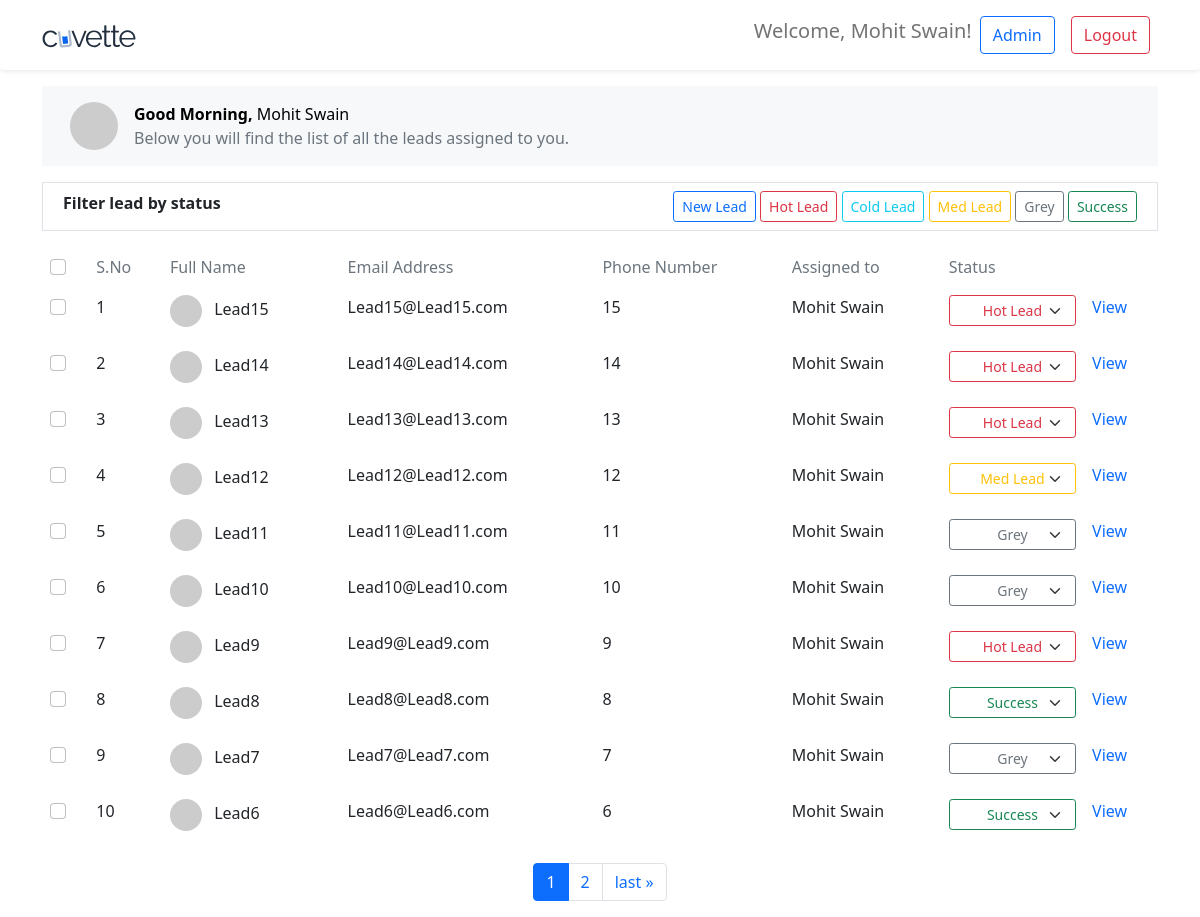
Page /dashboard (signed in) on the committed database.
### authentication/models.py (models this page shows, shortened)
class User(AbstractUser):
  username = None
  first_name = models.CharField('first name', max_length=150)
  last_name = models.CharField('last name', max_length=150)
  email = models.EmailField('email address', unique=True)
  phone_number = models.DecimalField('Phone no',max_digits=10,decimal_places=0,null=True,blank=True)
  is_approved = models.BooleanField(default=False)
  SALES_ADMIN = 'SA'
  SALES_REPRESENTATIVE = 'SR'
  USER_TYPES = [
    (SALES_ADMIN,'Sales Admin'),
    (SALES_REPRESENTATIVE,'Sales Representative')
  ]
  user_type = models.CharField(max_length=2,choices=USER_TYPES,default=SALES_REPRESENTATIVE)
  manager_id = models.ForeignKey('self',
                                  on_delete=models.SET_NULL,
                                  null=True,
                                  blank=True,
                                  help_text='Only Sales Admin'
                                )
  profile = models.ImageField(null=True,blank=True)
  objects = MyUserManager()
  USERNAME_FIELD = 'email'
  REQUIRED_FIELDS = ['first_name','last_name']

class Lead(models.Model):
  created_at = models.DateTimeField(auto_now_add=True)
  updated_at = models.DateTimeField(auto_now=True)
  name = models.CharField(max_length=150)
  email = models.EmailField(
      max_length=255,
      unique=True,
  )
  phone_number = models.DecimalField(max_digits=10,decimal_places=0)
  HOT = 'HOT'
  COLD = 'COLD'
  MEDIUM = 'MED'
  GREY = 'GREY'
  SUCCESS = 'SUCC'
  LEAD_STATE = [
    (HOT, 'hot'),
    (COLD,'cold'),
    (MEDIUM,'medium'),
    (GREY,'grey'),
    (SUCCESS,'success')
  ]
  state = models.CharField(max_length=4,choices=LEAD_STATE,null=True,blank=True)
  user_id = models.ForeignKey(User,on_delete=models.SET_NULL,null=True,blank=True,help_text='Only Sales Representative')

### main_app/views.py (the view)
# urls.py: path('dashboard',views.dashboard,name='dashboard'),
@login_required(login_url=reverse_lazy('login'))
def dashboard(request):
  leads = Lead.objects.filter(user_id=request.user.id).order_by('-created_at')
  filter = request.GET.get('filter')
  if filter:
    if filter == 'NEW':
      leads = leads.filter(state__isnull = True)
    else:
      leads = leads.filter(state=filter)
  p = Paginator(leads,10)
  page_number = request.GET.get('page')
  p_leads = p.get_page(page_number)
  status_text = {
    Lead.HOT : 'Hot Lead',
    Lead.COLD : 'Cold Lead',
    Lead.MEDIUM : 'Med Lead',
    Lead.GREY : 'Grey',
    Lead.SUCCESS: 'Success'
  }
  status_bootstrap_color = {
    Lead.HOT : 'danger',
    Lead.COLD : 'info',
    Lead.MEDIUM : 'warning',
    Lead.GREY : 'secondary',
    Lead.SUCCESS: 'success',
  }
  context = {
    'leads' : p_leads,
    'status_text' : status_text,
    'status_bootstrap_color' : status_bootstrap_color
  }
  return render(request,'main_app/dashboard.html',context)

### authentication/templatetags/helper_tags.py (called while the page is built)
@register.filter(name='get_value')
def get_value(dictionary, key):
  return dictionary.get(key)

### main_app/templates/main_app/dashboard.html (shortened to what this page needs)
{% extends 'base.html' %} {% load static %} {% load helper_tags %}
{%block title%}Dashboard{%endblock%} {%block navBar%} {{ block.super }}
{%endblock%} {%block content%}
<div class="container">
	<div class="container-fluid my-3" style="background-color: #f6f8fa">
		<div class="p-3 d-flex flex-row">
			<div style="height: 48px">
				<img
					src="https://i.pravatar.cc/50?user={{user.email}}"
					alt=""
					srcset=""
					class="h-100 rounded-circle"
				/>
			</div>
			<div class="px-3">
				<div class="text-black">
					<span class="fw-bold"> Good Morning,</span>
					{{ user.get_full_name | title}}
				</div>
				<div class="text-secondary">
					Below you will find the list of all the leads assigned to you.
				</div>
			</div>
		</div>
	</div>
	<div class="container-fluid my-3 border">
		<div class="p-2 d-flex flex-row">
			<div class="fw-bold">Filter lead by status</div>
			<div class="ms-auto">
				{% if request.GET.filter == 'NEW' %}
				<a href="?filter=" class="text-decoration-none">
					<button type="button" class="btn btn-outline-primary btn-sm active">
						New Lead
					</button>
				</a>
				{% else %}
				<a href="?filter=NEW" class="text-decoration-none">
					<button type="button" class="btn btn-outline-primary btn-sm">
						New Lead
					</button>
				</a>
				{% endif %} {% for state in status_text %}
				{% if request.GET.filter == state %}
				<a href="?filter=" class="text-decoration-none">
					<button
						type="button"
						class="btn btn-outline-{{status_bootstrap_color | get_value:state | default:'primary'}} btn-sm active"
					>
						{{ status_text | get_value:state }}
					</button>
				</a>
				{% else %}
				<a href="?filter={{state}}" class="text-decoration-none">
					<button
						type="button"
						class="btn btn-outline-{{status_bootstrap_color | get_value:state | default:'primary'}} btn-sm"
					>
						{{ status_text | get_value:state }}
					</button>
				</a>
				{% endif %} {% endfor %}
			</div>
		</div>
	</div>
	<table class="table table-hover table-borderless">
		<thead>
			<tr class="text-muted">
				<th>
					<input class="form-check-input" type="checkbox" />
				</th>
				<th scope="col" class="fw-normal">S.No</th>
				<th scope="col" class="fw-normal">Full Name</th>
				<th scope="col" class="fw-normal">Email Address</th>
				<th scope="col" class="fw-normal">Phone Number</th>
				<th scope="col" class="fw-normal">Assigned to</th>
				<th scope="col" class="fw-normal">Status</th>
			</tr>
		</thead>
		<tbody>
			{% for lead in leads %}
			<tr>
				<td>
					<input class="form-check-input" type="checkbox" />
				</td>
				<td scope="row" class="fw-normal">
					{{ forloop.counter0|add:leads.start_index}}
				</td>
				<td>
					<img
						src="https://i.pravatar.cc/32?user={{lead.name}}"
						alt=""
						srcset=""
						class="h-100 rounded-circle"
					/>
					<span class="mx-2"> {{lead.name | title}} </span>
				</td>
				<td>{{lead.email}}</td>
				<td>{{lead.phone_number}}</td>
				<td>{{lead.user_id.get_full_name}}</td>
				{% with lead.state as status %}
				<td>
					<select
						class="state-select form-select form-select-sm shadow-none btn btn-sm btn-outline-{{status_bootstrap_color | get_value:status | default:'primary'}}"
						aria-label=".form-select-sm example"
						onchange="changeHandler({{lead.id}},this.value)"
					>
						 {% for state in status_text %} {% if state == status %}
						<option class="bg-light text-dark" value="{{state}}" selected>
							{{status_text | get_value:state}}
						</option>
						{% else %}
						<option class="bg-light text-dark" value="{{state}}">
							{{status_text | get_value:state}}
						</option>
						{% endif %} {% endfor %}
					</select>
				</td>
				{% endwith %}
				<td>
					<p
						class="text-decoration-none text-primary"
						onclick="showModal({{lead.id}})"
						role="button"
					>
						View
					</p>
				</td>
			</tr>
			{% endfor %}
		</tbody>
	</table>
	<nav aria-label="Page navigation">
		<ul class="pagination justify-content-center">
			<li class="page-item active" aria-current="page">
				<a class="page-link" href="">{{ leads.number }}</a>
			</li>
			{% if leads.has_next %}
			<li class="page-item">
				<a
					class="page-link"
					href="?filter={{request.GET.filter}}&page={{ leads.next_page_number }}"
					>{{ leads.next_page_number }}</a
				>
			</li>
			<li class="page-item">
				<a class="page-link" href="?page={{ leads.paginator.num_pages }}"
					>last &raquo;</a
				>
			</li>
			{% endif %}
		</ul>
	</nav>
</div>
{%endblock%}

### template/base.html (shortened to what this page needs)
{% load static %}<!DOCTYPE html>
<html lang="en">
	<head>
		<link
			href="https://cdn.jsdelivr.net/npm/bootstrap@5.1.3/dist/css/bootstrap.min.css"
			rel="stylesheet"
		/>
	</head>
	<body>
		{%block navBar %}
		<nav class="navbar navbar-expand-md navbar-light shadow-sm rounded">
			<div class="container">
				<a class="navbar-brand" href="{% url 'home' %}">
					<img src="{%static 'cuvette_icon.svg'%}" alt="cuvette icon" />
				</a>
				<div
					class="collapse navbar-collapse justify-content-end"
					id="navbarToggler"
				>
					<ul class="navbar-nav mb-2 mb-lg-0">
						{% if user and user.is_authenticated %}
						<li class="nav-item navbar-text d-flex align-items-center">
							<h5>Welcome, {{ user.get_full_name | title }}!</h5>
						</li>
						{% if user.is_staff or user.is_superuser%}
						<a class="nav-link" href="{% url 'admin:index' %}"
							><button type="button" class="btn btn-outline-primary">
								Admin
							</button>
						</a>
						{% endif %}
						<a class="nav-link" href="{% url 'logout' %}"
							><button type="button" class="btn btn-outline-danger">
								Logout
							</button>
						</a>
						{% endif %}
					</ul>
				</div>
			</div>
		</nav>
		{% endblock %}
		<main>{%block content%}Nothing to show!{%endblock%}</main>
	</body>
</html>

### rows in the picture
User: get_full_name "Mohit Swain"
Lead: name "Lead15", email "Lead15@Lead15.com", phone_number "15", user_id.get_full_name "Mohit Swain", state+id "Hot Lead"
Lead: name "Lead14", email "Lead14@Lead14.com", phone_number "14", user_id.get_full_name "Mohit Swain", state+id "Hot Lead"
Lead: name "Lead13", email "Lead13@Lead13.com", phone_number "13", user_id.get_full_name "Mohit Swain", state+id "Hot Lead"
Lead: name "Lead12", email "Lead12@Lead12.com", phone_number "12", user_id.get_full_name "Mohit Swain", state+id "Med Lead"
Lead: name "Lead11", email "Lead11@Lead11.com", phone_number "11", user_id.get_full_name "Mohit Swain", state+id "Grey"
Lead: name "Lead10", email "Lead10@Lead10.com", phone_number "10", user_id.get_full_name "Mohit Swain", state+id "Grey"
Lead: name "Lead9", email "Lead9@Lead9.com", phone_number "9", user_id.get_full_name "Mohit Swain", state+id "Hot Lead"
Lead: name "Lead8", email "Lead8@Lead8.com", phone_number "8", user_id.get_full_name "Mohit Swain", state+id "Success"
Lead: name "Lead7", email "Lead7@Lead7.com", phone_number "7", user_id.get_full_name "Mohit Swain", state+id "Grey"
Lead: name "Lead6", email "Lead6@Lead6.com", phone_number "6", user_id.get_full_name "Mohit Swain", state+id "Success"

### other values in the picture
{{ status_text | get_value:state }} "Hot Lead" "Cold Lead" "Med Lead" "Grey" "Success"
{{ leads.number }} "1"
{{ leads.next_page_number }} "2"
